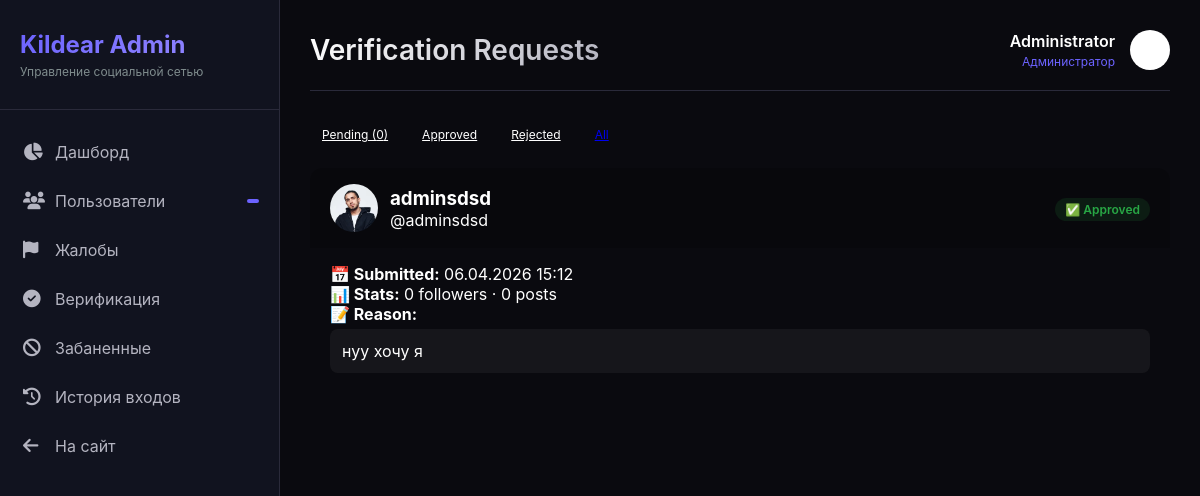
The page /admin/verification-requests?status=all (signed in) on the database its author committed.
### app.py (models this page shows, shortened)
class User(UserMixin, db.Model):
    id = db.Column(db.Integer, primary_key=True)
    username = db.Column(db.String(40), unique=True, nullable=False)
    email = db.Column(db.String(120), unique=True, nullable=False)
    password_hash = db.Column(db.String(256), nullable=False)
    display_name = db.Column(db.String(60), default="")
    bio = db.Column(db.String(500), default="")
    preset_avatar = db.Column(db.Integer, default=1)
    preset_cover = db.Column(db.Integer, nullable=True)
    can_upload_custom_avatar = db.Column(db.Boolean, default=False)
    can_upload_custom_cover = db.Column(db.Boolean, default=False)
    custom_avatar = db.Column(db.String(300), nullable=True)
    custom_cover = db.Column(db.String(300), nullable=True)
    website = db.Column(db.String(200), default="")
    location = db.Column(db.String(100), default="")
    accent_color = db.Column(db.String(7), default="#6c63ff")
    is_private = db.Column(db.Boolean, default=False)
    is_verified = db.Column(db.Boolean, default=False)
    is_banned = db.Column(db.Boolean, default=False)
    is_admin = db.Column(db.Boolean, default=False)
    is_moderator = db.Column(db.Boolean, default=False)
    is_online = db.Column(db.Boolean, default=False)
    last_seen = db.Column(db.DateTime, default=datetime.utcnow)
    created_at = db.Column(db.DateTime, default=datetime.utcnow)
    two_factor_enabled = db.Column(db.Boolean, default=False)
    two_factor_secret = db.Column(db.String(32), nullable=True)
    following = db.relationship(
        "User", secondary=follows,
        primaryjoin=follows.c.follower_id == id,
        secondaryjoin=follows.c.followed_id == id,
        backref=db.backref("followers", lazy="dynamic"),
        lazy="dynamic"
    )
    blocked_users = db.relationship(
        "User", secondary=blocks,
        primaryjoin=blocks.c.blocker_id == id,
        secondaryjoin=blocks.c.blocked_id == id,
        backref=db.backref("blocked_by", lazy="dynamic"),
        lazy="dynamic"
    )
    posts = db.relationship("Post", backref="author", lazy="dynamic", foreign_keys="Post.user_id")
    sent_msgs = db.relationship("Message", backref="sender", lazy="dynamic", foreign_keys="Message.sender_id")
    recv_msgs = db.relationship("Message", backref="receiver", lazy="dynamic", foreign_keys="Message.receiver_id")
    notifications = db.relationship("Notification", backref="recipient", lazy="dynamic",
                                    foreign_keys="Notification.user_id")
    comments = db.relationship("Comment", backref="author", lazy="dynamic")
    owned_groups = db.relationship("Group", backref="owner", lazy="dynamic")
    owned_channels = db.relationship("Channel", backref="owner", lazy="dynamic")
    login_history = db.relationship("LoginHistory", backref="user", lazy="dynamic")
    @property
    def follower_count(self):
        return self.followers.count()
    @property
    def avatar_url(self):
        if self.custom_avatar and self.can_upload_custom_avatar:
            return self.custom_avatar
        if self.preset_avatar and self.preset_avatar in PRESET_AVATARS:
            return PRESET_AVATARS[self.preset_avatar]
        return PRESET_AVATARS[1]
    @property
    def post_count(self):
        return self.posts.count()

class VerificationRequest(db.Model):
    id = db.Column(db.Integer, primary_key=True)
    user_id = db.Column(db.Integer, db.ForeignKey("user.id"), nullable=False)
    reason = db.Column(db.String(500), nullable=False)
    status = db.Column(db.String(20), default='pending')  # pending, approved, rejected
    admin_comment = db.Column(db.String(500), nullable=True)
    created_at = db.Column(db.DateTime, default=datetime.utcnow)
    reviewed_at = db.Column(db.DateTime, nullable=True)
    reviewed_by = db.Column(db.Integer, db.ForeignKey("user.id"), nullable=True)
    user = db.relationship("User", foreign_keys=[user_id])
    reviewer = db.relationship("User", foreign_keys=[reviewed_by])

### app.py (the view)
@app.route("/admin/verification-requests")
@login_required
@admin_required
def admin_verification_requests():
    status = request.args.get("status", "pending")
    query = VerificationRequest.query
    if status != "all":
        query = query.filter_by(status=status)
    requests = query.order_by(VerificationRequest.created_at.desc()).all()
    return render_template("admin/verification_requests.html", requests=requests, current_status=status)

### app.py (called while the page is built)
def admin_required(f):
    @wraps(f)
    def decorated_function(*args, **kwargs):
        if not current_user.is_authenticated or not current_user.is_admin:
            abort(403)
        return f(*args, **kwargs)
    return decorated_function

def get_client_ip():
    if request.headers.get('X-Forwarded-For'):
        return request.headers.get('X-Forwarded-For').split(',')[0].strip()
    return request.remote_addr or '0.0.0.0'

@app.before_request
def ddos_shield():
    ip = get_client_ip()
    if ip in _blocked_ips:
        abort(429)
    now = time.time()
    window = [t for t in _req_log[ip] if now - t < 10]
    window.append(now)
    _req_log[ip] = window
    if len(window) > 200:
        _blocked_ips.add(ip)
        app.logger.warning(f"[DDoS] Blocked IP: {ip}")
        abort(429)
    if request.content_length and request.content_length > app.config["MAX_CONTENT_LENGTH"]:
        abort(413)

@login_mgr.user_loader
def load_user(user_id):
    return db.session.get(User, int(user_id))

### templates/admin/verification_requests.html (shortened to what this page needs)
{% extends "admin/base_admin.html" %}
{% block header %}Verification Requests{% endblock %}
{% block content %}
<div class="admin-filters" style="margin-bottom: 20px; display: flex; gap: 10px;">
    <a href="?status=pending" class="btn btn-sm {% if current_status == 'pending' %}btn-primary{% else %}btn-outline{% endif %}">
        Pending ({{ requests|selectattr('status', 'equalto', 'pending')|list|length }})
    </a>
    <a href="?status=approved" class="btn btn-sm {% if current_status == 'approved' %}btn-primary{% else %}btn-outline{% endif %}">
        Approved
    </a>
    <a href="?status=rejected" class="btn btn-sm {% if current_status == 'rejected' %}btn-primary{% else %}btn-outline{% endif %}">
        Rejected
    </a>
    <a href="?status=all" class="btn btn-sm {% if current_status == 'all' %}btn-primary{% else %}btn-outline{% endif %}">
    </a>
</div>
<div class="requests-list">
    {% for req in requests %}
    <div class="request-card" style="background: var(--card); border: 1px solid var(--border); border-radius: 12px; margin-bottom: 16px; overflow: hidden;">
        <div class="request-header" style="padding: 16px 20px; background: rgba(0,0,0,0.2); display: flex; justify-content: space-between; align-items: center; flex-wrap: wrap; gap: 10px;">
            <div style="display: flex; align-items: center; gap: 12px;">
                <img src="{{ req.user.avatar_url }}" style="width: 48px; height: 48px; border-radius: 50%;">
                <div>
                    <h3 style="margin: 0;">{{ req.user.display_name or req.user.username }}</h3>
                    <p style="margin: 0; color: var(--text-muted);">@{{ req.user.username }}</p>
                </div>
            </div>
            <div>
                {% if req.status == 'pending' %}
                <span class="badge badge-warning">⏳ Pending</span>
                {% elif req.status == 'approved' %}
                <span class="badge badge-success">✅ Approved</span>
                {% else %}
                <span class="badge badge-danger">❌ Rejected</span>
                {% endif %}
            </div>
        </div>
        <div class="request-body" style="padding: 16px 20px;">
            <p><strong>📅 Submitted:</strong> {{ req.created_at.strftime('%d.%m.%Y %H:%M') }}</p>
            <p><strong>📊 Stats:</strong> {{ req.user.follower_count }} followers · {{ req.user.post_count }} posts</p>
            <p><strong>📝 Reason:</strong></p>
            <div style="background: rgba(255,255,255,0.05); padding: 12px; border-radius: 8px; margin-top: 5px;">
                {{ req.reason }}
            </div>
        </div>
    </div>
    {% else %}
    <div style="text-align: center; padding: 60px; color: var(--text-muted);">
        <i class="fa-solid fa-inbox" style="font-size: 48px; margin-bottom: 16px;"></i>
        <p>No verification requests</p>
    </div>
    {% endfor %}
</div>
{% endblock %}

### templates/admin/base_admin.html (shortened to what this page needs)
<!DOCTYPE html>
<html lang="ru">
<head>
    <link rel="stylesheet" href="https://cdnjs.cloudflare.com/ajax/libs/font-awesome/6.4.0/css/all.min.css">
</head>
<body>
    <div class="admin-layout">
        <div class="admin-sidebar">
            <div class="admin-logo">
                <h2>Kildear Admin</h2>
                <p>Управление социальной сетью</p>
            </div>
            <ul class="admin-nav">
                <li class="admin-nav-item">
                    <a href="{{ url_for('admin_dashboard') }}" class="admin-nav-link {% if request.endpoint == 'admin_dashboard' %}active{% endif %}">
                        <i class="fa-solid fa-chart-pie"></i>
                        <span>Дашборд</span>
                    </a>
                </li>
                <li class="admin-nav-item">
                    <a href="{{ url_for('admin_users') }}" class="admin-nav-link {% if request.endpoint == 'admin_users' %}active{% endif %}">
                        <i class="fa-solid fa-users"></i>
                        <span>Пользователи</span>
                        <span class="admin-badge">{{ stats.total_users if stats else 0 }}</span>
                    </a>
                </li>
                <li class="admin-nav-item">
                    <a href="{{ url_for('admin_reports') }}" class="admin-nav-link {% if request.endpoint == 'admin_reports' %}active{% endif %}">
                        <i class="fa-solid fa-flag"></i>
                        <span>Жалобы</span>
                    </a>
                </li>
                <li class="admin-nav-item">
                    <a href="{{ url_for('admin_verification') }}" class="admin-nav-link {% if request.endpoint == 'admin_verification' %}active{% endif %}">
                        <i class="fa-solid fa-check-circle"></i>
                        <span>Верификация</span>
                    </a>
                </li>
                <li class="admin-nav-item">
                    <a href="{{ url_for('admin_banned') }}" class="admin-nav-link {% if request.endpoint == 'admin_banned' %}active{% endif %}">
                        <i class="fa-solid fa-ban"></i>
                        <span>Забаненные</span>
                    </a>
                </li>
                <li class="admin-nav-item">
                    <a href="{{ url_for('admin_logs') }}" class="admin-nav-link {% if request.endpoint == 'admin_logs' %}active{% endif %}">
                        <i class="fa-solid fa-history"></i>
                        <span>История входов</span>
                    </a>
                </li>
                <li class="admin-nav-item">
                    <a href="{{ url_for('index') }}" class="admin-nav-link">
                        <i class="fa-solid fa-arrow-left"></i>
                        <span>На сайт</span>
                    </a>
                </li>
            </ul>
        </div>
        <div class="admin-main">
            <div class="admin-header">
                <h1>{% block header %}Панель управления{% endblock %}</h1>
                <div class="admin-user">
                    <div class="admin-user-info">
                        <div class="admin-user-name">{{ current_user.display_name or current_user.username }}</div>
                        <div class="admin-user-role">Администратор</div>
                    </div>
                    <img src="{{ current_user.avatar or '/static/default_avatar.png' }}" alt="Admin">
                </div>
            </div>
            {% block content %}{% endblock %}
        </div>
    </div>
</body>
</html>

### templates/admin/base_admin.html (style rules this page uses)
* { margin: 0; padding: 0; box-sizing: border-box; }
body { font-family: -apple-system, BlinkMacSystemFont, 'Segoe UI', Roboto, Oxygen, Ubuntu, sans-serif; background: #0a0a0f; color: #fff; }
.admin-layout { display: flex; min-height: 100vh; }
.admin-sidebar { width: 280px; background: #11131f; border-right: 1px solid #2a2a3a; padding: 30px 0; position: fixed; height: 100vh; overflow-y: auto; }
.admin-logo { padding: 0 20px 30px; border-bottom: 1px solid #2a2a3a; margin-bottom: 20px; }
.admin-logo h2 { font-size: 24px; font-weight: 700; background: linear-gradient(135deg, #6c63ff, #9b8fff); -webkit-background-clip: text; -webkit-text-fill-color: transparent; }
.admin-logo p { color: #7f8c8d; font-size: 12px; margin-top: 5px; }
.admin-nav { list-style: none; }
.admin-nav-item { margin: 5px 0; }
.admin-nav-link { display: flex; align-items: center; gap: 12px; padding: 12px 20px; color: #b4b4c0; text-decoration: none; transition: all 0.2s; border-left: 3px solid transparent; }
.admin-nav-link i { width: 20px; font-size: 1.1rem; }
.admin-badge { margin-left: auto; background: #6c63ff; color: white; font-size: 11px; padding: 2px 6px; border-radius: 10px; }
.admin-main { flex: 1; margin-left: 280px; padding: 30px; }
.admin-header { display: flex; justify-content: space-between; align-items: center; margin-bottom: 30px; padding-bottom: 20px; border-bottom: 1px solid #2a2a3a; }
.admin-header h1 { font-size: 28px; font-weight: 600; background: linear-gradient(135deg, #fff, #b4b4c0); -webkit-background-clip: text; -webkit-text-fill-color: transparent; }
.admin-user { display: flex; align-items: center; gap: 15px; }
.admin-user img { width: 40px; height: 40px; border-radius: 50%; object-fit: cover; }
.admin-user-info { text-align: right; }
.admin-user-name { font-weight: 600; margin-bottom: 3px; }
.admin-user-role { font-size: 12px; color: #6c63ff; }
.badge { padding: 4px 8px; border-radius: 20px; font-size: 11px; font-weight: 600; }
.badge-success { background: rgba(74, 222, 128, 0.15); color: #4ade80; }

### templates/admin/verification_requests.html (style rules this page uses)
.btn-sm { padding: 6px 12px; font-size: 12px; }
.btn-outline { background: transparent; border: 1px solid var(--border); color: var(--text); }
.badge { padding: 4px 10px; border-radius: 20px; font-size: 12px; }
.badge-success { background: #28a74520; color: #28a745; }

### rows shown on the page
User: display_name "Administrator"
VerificationRequest: user "adminsdsd", user.username "adminsdsd", status "✅ Approved", created_at "06.04.2026 15:12", user.follower_count "0", user.post_count "0", reason "нуу хочу я"

### other values the page prints
{{ requests|selectattr('status', 'equalto', 'pending')|list|length }} "0"
